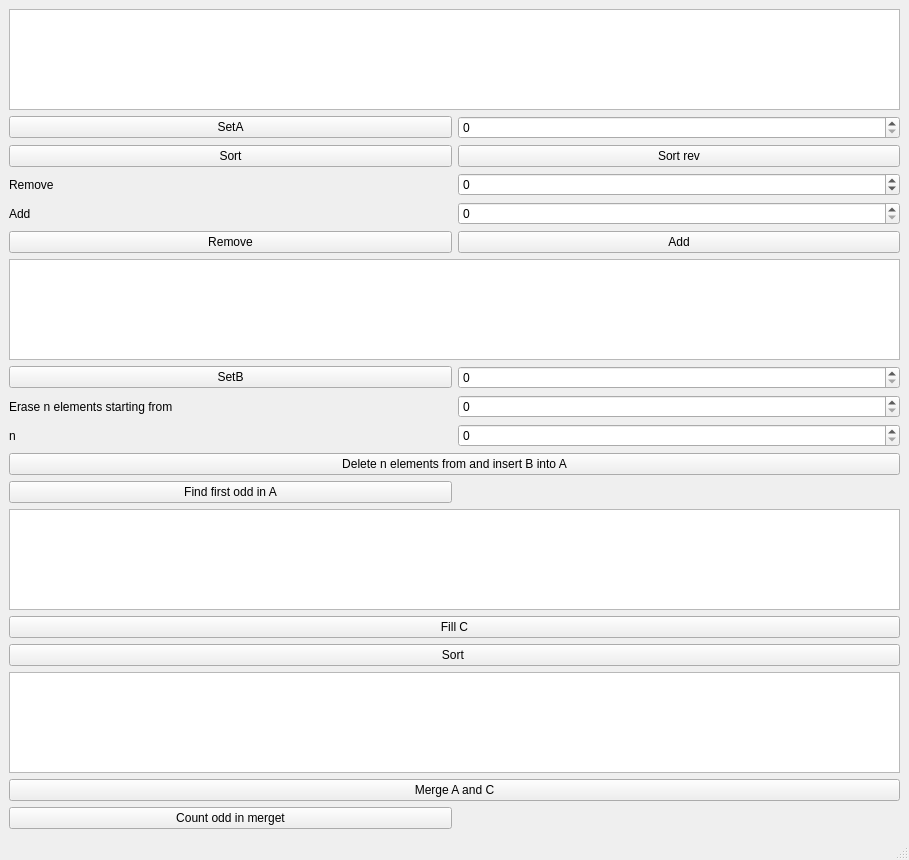
<?xml version="1.0" encoding="UTF-8"?>
<ui version="4.0">
 <class>MainWindow</class>
 <widget class="QMainWindow" name="MainWindow">
  <property name="geometry">
   <rect>
    <x>0</x>
    <y>0</y>
    <width>909</width>
    <height>860</height>
   </rect>
  </property>
  <property name="windowTitle">
   <string>MainWindow</string>
  </property>
  <widget class="QWidget" name="centralwidget">
   <layout class="QGridLayout" name="gridLayout">
    <item row="11" column="1">
     <widget class="QLabel" name="odd">
      <property name="text">
       <string/>
      </property>
     </widget>
    </item>
    <item row="4" column="0">
     <widget class="QLabel" name="label_2">
      <property name="text">
       <string>Add</string>
      </property>
     </widget>
    </item>
    <item row="15" column="0" colspan="2">
     <widget class="QTableWidget" name="tableD"/>
    </item>
    <item row="3" column="1">
     <widget class="QSpinBox" name="remove">
      <property name="minimum">
       <number>-9999</number>
      </property>
      <property name="maximum">
       <number>99999</number>
      </property>
     </widget>
    </item>
    <item row="14" column="0" colspan="2">
     <widget class="QPushButton" name="sort_C">
      <property name="text">
       <string>Sort </string>
      </property>
     </widget>
    </item>
    <item row="13" column="0" colspan="2">
     <widget class="QPushButton" name="fillC">
      <property name="text">
       <string>Fill C</string>
      </property>
     </widget>
    </item>
    <item row="3" column="0">
     <widget class="QLabel" name="label">
      <property name="text">
       <string>Remove</string>
      </property>
     </widget>
    </item>
    <item row="4" column="1">
     <widget class="QSpinBox" name="add"/>
    </item>
    <item row="5" column="1">
     <widget class="QPushButton" name="pushButton_2">
      <property name="text">
       <string>Add</string>
      </property>
     </widget>
    </item>
    <item row="8" column="0">
     <widget class="QLabel" name="label_3">
      <property name="text">
       <string>Erase n elements starting from</string>
      </property>
     </widget>
    </item>
    <item row="5" column="0">
     <widget class="QPushButton" name="pushButton">
      <property name="text">
       <string>Remove</string>
      </property>
     </widget>
    </item>
    <item row="16" column="0" colspan="2">
     <widget class="QPushButton" name="merge">
      <property name="text">
       <string>Merge A and C</string>
      </property>
     </widget>
    </item>
    <item row="1" column="0">
     <widget class="QPushButton" name="set_A">
      <property name="text">
       <string>SetA</string>
      </property>
     </widget>
    </item>
    <item row="9" column="0">
     <widget class="QLabel" name="label_4">
      <property name="text">
       <string>n</string>
      </property>
     </widget>
    </item>
    <item row="1" column="1">
     <widget class="QSpinBox" name="spin_A"/>
    </item>
    <item row="2" column="0">
     <widget class="QPushButton" name="sort_A_2">
      <property name="text">
       <string>Sort</string>
      </property>
     </widget>
    </item>
    <item row="7" column="1">
     <widget class="QSpinBox" name="spin_B"/>
    </item>
    <item row="7" column="0">
     <widget class="QPushButton" name="set_B">
      <property name="text">
       <string>SetB</string>
      </property>
     </widget>
    </item>
    <item row="11" column="0">
     <widget class="QPushButton" name="pushButton_3">
      <property name="text">
       <string>Find first odd in A</string>
      </property>
     </widget>
    </item>
    <item row="12" column="0" colspan="2">
     <widget class="QTableWidget" name="tableC"/>
    </item>
    <item row="8" column="1">
     <widget class="QSpinBox" name="from"/>
    </item>
    <item row="9" column="1">
     <widget class="QSpinBox" name="n_n"/>
    </item>
    <item row="6" column="0" colspan="2">
     <widget class="QTableWidget" name="tableB"/>
    </item>
    <item row="10" column="0" colspan="2">
     <widget class="QPushButton" name="insert">
      <property name="text">
       <string>Delete n elements from and insert B into A</string>
      </property>
     </widget>
    </item>
    <item row="2" column="1">
     <widget class="QPushButton" name="sort_A">
      <property name="text">
       <string>Sort rev</string>
      </property>
     </widget>
    </item>
    <item row="0" column="0" colspan="2">
     <widget class="QTableWidget" name="tableA"/>
    </item>
    <item row="17" column="0">
     <widget class="QPushButton" name="pushButton_4">
      <property name="text">
       <string>Count odd in merget</string>
      </property>
     </widget>
    </item>
    <item row="17" column="1">
     <widget class="QLabel" name="odd_in_merget">
      <property name="text">
       <string/>
      </property>
     </widget>
    </item>
   </layout>
  </widget>
  <widget class="QMenuBar" name="menubar">
   <property name="geometry">
    <rect>
     <x>0</x>
     <y>0</y>
     <width>909</width>
     <height>26</height>
    </rect>
   </property>
  </widget>
  <widget class="QStatusBar" name="statusbar"/>
 </widget>
 <resources/>
 <connections/>
</ui>
